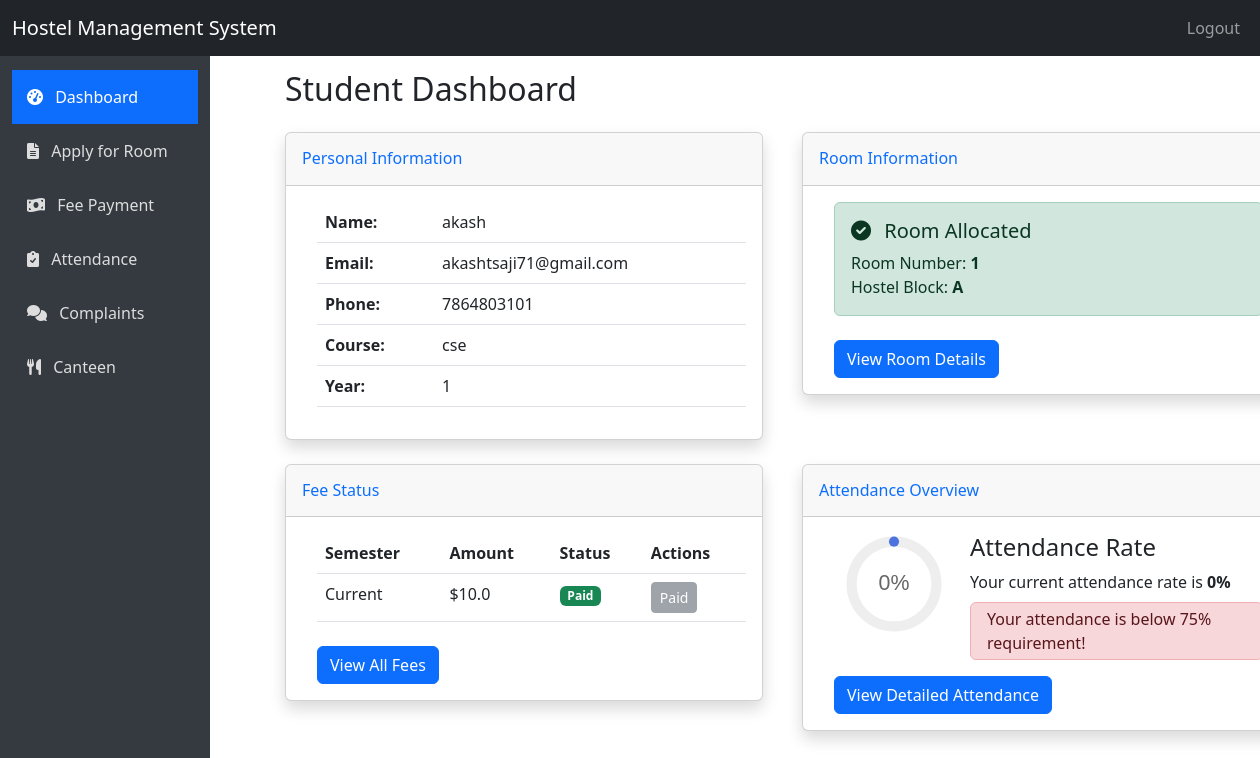
Screenshot of /student/dashboard (signed in) with the database file from the repository.
### hostel1.0/app.py (models this page shows)
class Student(db.Model):
    id = db.Column(db.Integer, primary_key=True)
    user_id = db.Column(db.Integer, db.ForeignKey('user.id'), nullable=False)
    name = db.Column(db.String(100), nullable=False)
    email = db.Column(db.String(100), unique=True, nullable=False)
    phone = db.Column(db.String(15), nullable=False)
    address = db.Column(db.String(200), nullable=False)
    course = db.Column(db.String(50), nullable=False)
    district = db.Column(db.String(75), nullable=False)
    year = db.Column(db.Integer, nullable=False)
    annual_income = db.Column(db.Integer, nullable=False)
    gender = db.Column(db.String(10), nullable=False)  # 'male' or 'female'
    room_id = db.Column(db.Integer, db.ForeignKey('room.id'), nullable=True)

class Room(db.Model):
    id = db.Column(db.Integer, primary_key=True)
    room_number = db.Column(db.String(10), unique=True, nullable=False)
    capacity = db.Column(db.Integer, nullable=False)
    occupied = db.Column(db.Integer, default=0)
    hostel_block = db.Column(db.String(10), nullable=False)
    gender = db.Column(db.String(10), nullable=False)  # 'male' or 'female'
    students = db.relationship('Student', backref='room')

class Fee(db.Model):
    id = db.Column(db.Integer, primary_key=True)
    student_id = db.Column(db.Integer, db.ForeignKey('student.id'), nullable=False)
    amount = db.Column(db.Float, nullable=False)
    fee_type = db.Column(db.String(50), nullable=False)
    payment_date = db.Column(db.DateTime, default=datetime.utcnow)
    due_date = db.Column(db.DateTime, nullable=True)  # Add this field
    semester = db.Column(db.String(20), nullable=False)
    status = db.Column(db.String(20), default='unpaid')  # unpaid, paid
    transaction_id = db.Column(db.String(50), nullable=True)
    student = db.relationship('Student', backref='fees')
    created_at = db.Column(db.DateTime, default=datetime.utcnow)

### hostel1.0/app.py (the view)
@app.route('/student/dashboard')
def student_dashboard():
    if 'user_id' not in session or session['role'] != 'student':
        return redirect(url_for('login'))
    user_id = session['user_id']
    student = Student.query.filter_by(user_id=user_id).first()
    application = RoomApplication.query.filter_by(student_id=student.id).order_by(RoomApplication.application_date.desc()).first()
    fees = Fee.query.filter_by(student_id=student.id).all()
    attendance = Attendance.query.filter_by(student_id=student.id).all()
    present_count = sum(1 for a in attendance if a.status == 'present')
    total_count = len(attendance)
    attendance_percentage = (present_count / total_count * 100) if total_count > 0 else 0
    return render_template('student/dashboard.html',
                           student=student,
                           application=application,
                           fees=fees,
                           attendance_percentage=attendance_percentage)

### hostel1.0/templates/student/dashboard.html (shortened to what this page needs)
{% extends "layout.html" %}
{% block content %}
<h2 class="mb-4">Student Dashboard</h2>
<div class="row">
    <div class="col-md-6">
        <div class="card shadow mb-4">
            <div class="card-header py-3">
                <h6 class="m-0 font-weight-bold text-primary">Personal Information</h6>
            </div>
            <div class="card-body">
                <table class="table">
                    <tr>
                        <th>Name:</th>
                        <td>{{ student.name }}</td>
                    </tr>
                    <tr>
                        <th>Email:</th>
                        <td>{{ student.email }}</td>
                    </tr>
                    <tr>
                        <th>Phone:</th>
                        <td>{{ student.phone }}</td>
                    </tr>
                    <tr>
                        <th>Course:</th>
                        <td>{{ student.course }}</td>
                    </tr>
                    <tr>
                        <th>Year:</th>
                        <td>{{ student.year }}</td>
                    </tr>
                </table>
            </div>
        </div>
    </div>
    <div class="col-md-6">
        <div class="card shadow mb-4">
            <div class="card-header py-3">
                <h6 class="m-0 font-weight-bold text-primary">Room Information</h6>
            </div>
            <div class="card-body">
                {% if student.room_id %}
                    <div class="alert alert-success">
                        <h5><i class="fas fa-check-circle me-2"></i> Room Allocated</h5>
                        <p class="mb-0">Room Number: <strong>{{ student.room.room_number }}</strong></p>
                        <p class="mb-0">Hostel Block: <strong>{{ student.room.hostel_block }}</strong></p>
                    </div>
                    <a href="#" class="btn btn-primary mt-2">View Room Details</a>
                {% else %}
                    <div class="alert alert-info">
                        <h5><i class="fas fa-info-circle me-2"></i> No Room Allocated</h5>
                        <p class="mb-0">You haven't applied for a hostel room yet.</p>
                    </div>
                    <a href="{{ url_for('student_apply') }}" class="btn btn-primary mt-2">Apply for Room</a>
                {% endif %}
            </div>
        </div>
    </div>
</div>
<div class="row">
    <div class="col-md-6">
        <div class="card shadow mb-4">
            <div class="card-header py-3">
                <h6 class="m-0 font-weight-bold text-primary">Fee Status</h6>
            </div>
            <div class="card-body">
                {% if fees %}
                    <table class="table">
                        <thead>
                            <tr>
                                <th>Semester</th>
                                <th>Amount</th>
                                <th>Status</th>
                                <th>Actions</th>
                            </tr>
                        </thead>
                        <tbody>
                            {% for fee in fees %}
                                <tr>
                                    <td>{{ fee.semester }}</td>
                                    <td>${{ fee.amount }}</td>
                                    <td>
                                        {% if fee.status == 'paid' %}
                                            <span class="badge bg-success">Paid</span>
                                        {% else %}
                                            <span class="badge bg-danger">Unpaid</span>
                                        {% endif %}
                                    </td>
                                    <td>
                                        {% if fee.status == 'unpaid' %}
                                            <a href="{{ url_for('pay_fee', fee_id=fee.id) }}" class="btn btn-sm btn-primary">Pay Now</a>
                                        {% else %}
                                            <button class="btn btn-sm btn-secondary" disabled>Paid</button>
                                        {% endif %}
                                    </td>
                                </tr>
                            {% endfor %}
                        </tbody>
                    </table>
                {% else %}
                    <div class="alert alert-info">No fee records found.</div>
                {% endif %}
                <a href="{{ url_for('student_fees') }}" class="btn btn-primary mt-2">View All Fees</a>
            </div>
        </div>
    </div>
    <div class="col-md-6">
        <div class="card shadow mb-4">
            <div class="card-header py-3">
                <h6 class="m-0 font-weight-bold text-primary">Attendance Overview</h6>
            </div>
            <div class="card-body">
                <div class="d-flex align-items-center">
                    <div style="width: 120px; height: 120px;" class="me-3">
                        <div class="position-relative">
                            <div class="progress-circle" style="width: 120px; height: 120px;">
                                <svg viewBox="0 0 36 36" class="circular-chart">
                                    <path class="circle-bg" d="M18 2.0845
                                        a 15.9155 15.9155 0 0 1 0 31.831
                                        a 15.9155 15.9155 0 0 1 0 -31.831" fill="none" stroke="#eee" stroke-width="3"/>
                                    <path class="circle" stroke-dasharray="{{ attendance_percentage }}, 100" d="M18 2.0845
                                        a 15.9155 15.9155 0 0 1 0 31.831
                                        a 15.9155 15.9155 0 0 1 0 -31.831" fill="none" stroke="#4e73df" stroke-width="3"/>
                                    <text x="18" y="20.35" class="percentage">{{ attendance_percentage|round(1) }}%</text>
                                </svg>
                            </div>
                        </div>
                    </div>
                    <div>
                        <h4>Attendance Rate</h4>
                        <p class="mb-0">Your current attendance rate is <strong>{{ attendance_percentage|round(1) }}%</strong></p>
                        {% if attendance_percentage < 75 %}
                            <div class="alert alert-danger mt-2 mb-0 py-1">Your attendance is below 75% requirement!</div>
                        {% endif %}
                    </div>
                </div>
                <a href="{{ url_for('student_attendance') }}" class="btn btn-primary mt-3">View Detailed Attendance</a>
            </div>
        </div>
    </div>
</div>
{% endblock %}

### hostel1.0/templates/student/dashboard.html (style rules this page uses)
.circular-chart { display: block; margin: 0 auto; max-width: 80%; max-height: 100%; }
.percentage { fill: #666; font-family: sans-serif; font-size: 0.5em; text-anchor: middle; }
.mb-4 { margin-left: 15px; }
.card-body { margin-left: 15px; }

### rows the page displays
Student: name "akash", email "akashtsaji71@gmail.com", phone "7864803101", course "cse", year "1"
Room: room.room_number "1", room.hostel_block "A"
Fee: semester "Current", amount "10.0", status "Paid"

### other values shown
{{ attendance_percentage|round(1) }} "0"
